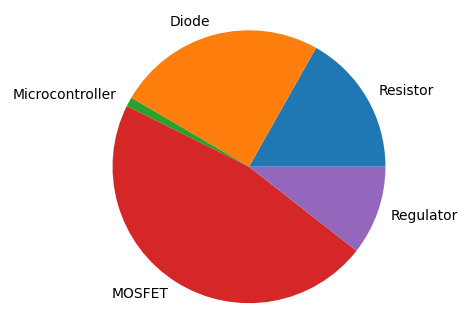

Write Python code to recreate this figure.
import matplotlib.pyplot as plt


electronicsProduct = ["Resistor", "Diode", "Microcontroller", "MOSFET", "Regulator"]
electronicsAmount = [242, 356, 16, 673, 152]

plt.pie(electronicsAmount, labels = electronicsProduct)
plt.show()
